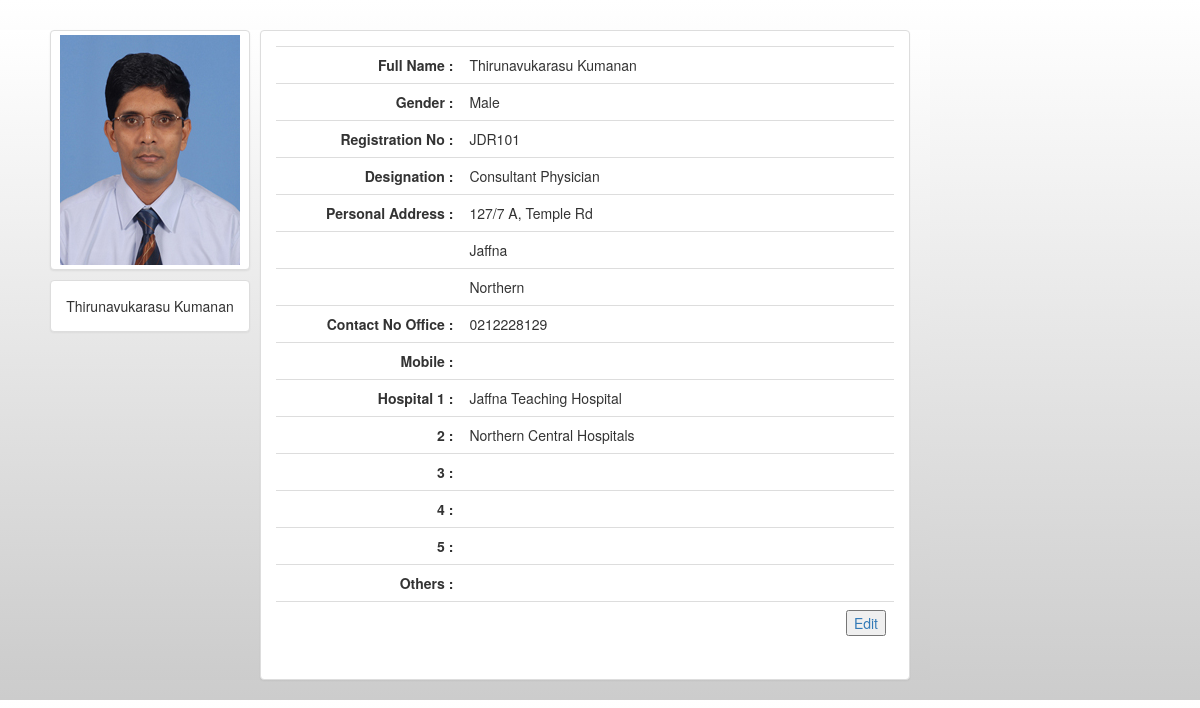
The page /doctor/profile.php (signed in) on the database its author committed.
### tables this page shows
CREATE TABLE IF NOT EXISTS `doctor` (
  `userId` int(8) NOT NULL,
  `firstName` text NOT NULL,
  `lastName` text NOT NULL,
  `gender` text NOT NULL,
  `regNo` varchar(8) NOT NULL,
  `designation` text NOT NULL,
  `addLine1` text NOT NULL,
  `addLine2` text,
  `province` text NOT NULL,
  `district` text NOT NULL,
  `contactNoOffice` text NOT NULL,
  `contactNoMobile` text NOT NULL,
  `hospital1` text NOT NULL,
  `hospital2` text,
  `hospital3` text,
  `hospital4` text,
  `hospital5` text,
  `otherHospital` text,
  PRIMARY KEY (`regNo`),
  CONSTRAINT doctor_user_id FOREIGN KEY (userId) REFERENCES users(id) ON UPDATE CASCADE
);

### doctor/profile.php (the view, shortened to what this page needs)
<!DOCTYPE html>
<html lang="en">
<head>
    <link href="../bootstrap/css/bootstrap.min.css" rel="stylesheet">
    <link href="../bootstrap/css/bootstrap-theme.min.css" rel="stylesheet">
</head>
<body id="grad">
<div id="grad" style="width: 930px">
    <div style="width: 200px; height: 200px; margin-left: 50px; margin-top: 30px; ">
        <div class="row">
            <div class="col-xs-6 col-md-3" style="width: 100%;">
                <a href="#" class="thumbnail" >
                    <img src="../images/tmp/DrTKumanan.jpg" alt="...">
                </a>
            </div>
        </div>
    </div>
    <div style="width: 200px; height: 60px; margin-left: 50px; margin-top: 50px; " >
        <div class="panel panel-default">
            <div class="panel-body">
               <center>
			   <?php
					echo $_SESSION['fullName'];
				?>
			   </center>
            </div>
        </div>
    </div>
    <div style="width: 650px; height: 100%; margin-left: 260px; margin-top: -310px;" >
        <div class="panel panel-default" style="height: 100%;" >
            <div class="panel-body" >
                <table class="table">
					<?php
					include('../login/dbConnect.php');
					$result = $mysqli->query("SELECT * FROM doctor WHERE userId = '" .$_SESSION['userId']. "'");
					if ($row = $result->fetch_assoc()) {
						echo '<tr><td align="right" width="30%"><b>Full Name : </b></td><td align="left">'.$row['firstName'].' '.$row['lastName'].'</td></tr>'.
						'<tr><td align="right"><b>Gender : </b></td><td align="left">'.$row['gender'].'</td></tr>'.
                        '<tr><td align="right"><b>Registration No : </b></td><td align="left">'.$row['regNo'].'</td></tr>'.
						'<tr><td align="right"><b>Designation : </b></td><td align="left">'.$row['designation'].'</td></tr>'.
						'<tr><td align="right"><b>Personal Address : </b></td><td align="left">'.$row['addLine1'].', '.$row['addLine2'].'</td></tr>'.
						'<tr><td></td><td align="left">'.$row['district'].'</td></tr>'.
						'<tr><td></td><td align="left">'.$row['province'].'</td></tr>'.
						'<tr><td align="right"><b>Contact No Office : </b></td><td align="left">'.$row['contactNoOffice'].'</td></tr>'.
						'<tr><td align="right"><b> Mobile : </b></td><td align="left">'.$row['contactNoMobile'].'</td></tr>'.
						'<tr><td align="right"><b>Hospital 1 : </b></td><td align="left">'.$row['hospital1'].'</td></tr>'.
						'<tr><td align="right"><b>2 : </b></td><td align="left">'.$row['hospital2'].'</td></tr>'.
						'<tr><td align="right"><b>3 : </b></td><td align="left">'.$row['hospital3'].'</td></tr>'.
						'<tr><td align="right"><b>4 : </b></td><td align="left">'.$row['hospital4'].'</td></tr>'.
						'<tr><td align="right"><b>5 : </b></td><td align="left">'.$row['hospital5'].'</td></tr>'.
						'<tr><td align="right"><b>Others : </b></td><td align="left">'.$row['otherHospital'].'</td></tr>'.
						'<tr><td></td><td align="right"><a href="profileEdit.php"><button>Edit</button></a></td></tr>';
					}
					?>
                </table>
            </div>
        </div>
    </div>
</div>
</body>
</html>

### doctor/profile.php (style rules this page uses)
#grad { background: #ffffff; background: -webkit-linear-gradient(#ffffff, #cccccc); background: -o-linear-gradient(#ffffff, #cccccc); background: -moz-linear-gradient(#ffffff, #cccccc); background: linear-gradient(#ffffff, #cccccc); }

### rows shown on the page
doctor: firstName "Thirunavukarasu", lastName "Kumanan", gender "Male", regNo "JDR101", designation "Consultant Physician", addLine1 "127/7 A", addLine2 "Temple Rd", district "Jaffna", province "Northern", contactNoOffice "0212228129", hospital1 "Jaffna Teaching Hospital", hospital2 "Northern Central Hospitals"

### other values the page prints
$_SESSION['fullName'] "Thirunavukarasu Kumanan"
